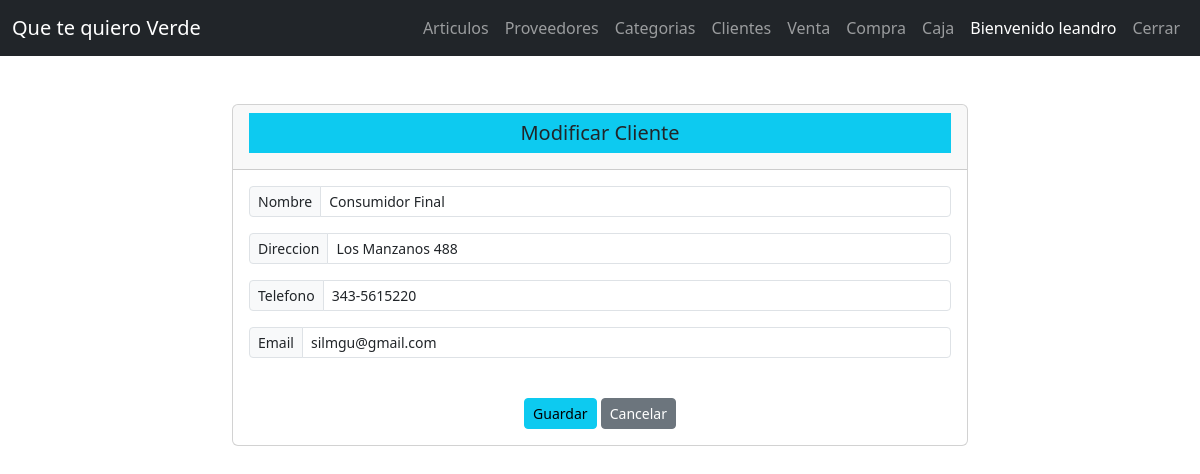
/clientes/modificar/1 (signed in), run on the app's committed database.
### tienda/modelos/user.py (models this page shows, shortened)
class User(db.Model):
    id = db.Column(db.Integer, primary_key = True)
    username = db.Column(db.String(20), unique = True, nullable = False)
    password = db.Column(db.Text, nullable = False)
    apellido = db.Column(db.String(40))
    nombre = db.Column(db.String(40))
    cuit = db.Column(db.String(12))
    tcliente = db.Column(db.String(40))
    direccion = db.Column(db.String(60))
    telefono = db.Column(db.String(40))
    email = db.Column(db.String(40))
    fechanac = db.Column(db.String(40))

### tienda/modelos/cliente.py (models this page shows, shortened)
class Cliente(db.Model):
    id = db.Column(db.Integer, primary_key = True)
    nombre = db.Column(db.String(50), unique = True, nullable = False)
    direccion = db.Column(db.String(50), nullable = False)
    telefono = db.Column(db.String(20), nullable = False)
    email = db.Column(db.String(50), nullable = False)

### tienda/routers/clientes.py (the view, shortened to what this page needs)
@bp.route('/modificar/<int:id>', methods = ["GET", "POST"])
@login_required
@login_admin
def modificar(id):
    client = get_cliente(id)
    return render_template('cliente/modificar.html', client = client)

### tienda/routers/auth.py (called while the page is built)
@bp.before_app_request
def load_logged_in_user():
    user_id = session.get('user_id')
    if user_id is None:
        g.user = None
    else:
        g.user = user.User.query.get_or_404(user_id)

def login_required(view):
    @functools.wraps(view)
    def wrapped_view(**kwargs):
        if g.user is None:
            return redirect(url_for('auth.login'))
        return view(**kwargs)
    return wrapped_view

def login_admin(view):
    @functools.wraps(view)
    def wrapped_view(**kwargs):
        if g.user.tcliente != "Administrador":
            return redirect(url_for('ventas.principal'))
        return view(**kwargs)
    return wrapped_view

### tienda/routers/clientes.py (called while the page is built)
def get_cliente(id):
    cliente_buscado = cliente.Cliente.query.get_or_404(id)
    return cliente_buscado

### tienda/templates/cliente/modificar.html
{% extends 'base.html' %}
{% block content %}
<div class="container mt-5">
    <div class="row justify-content-center">
        <div class="col-sm-8">
            <div class="card">
                <div class="card-header">
                    <h5 class="text-center bg-info p-2">{% block title %}Modificar Cliente{% endblock %}</h5>
                </div>
                <div class="card-body">
                    <form action="" method="post">
                        <div class="input-group input-group-sm mb-3">
                            <span class="input-group-text" id="inputGroup-sizing-sm">Nombre</span>
                            <input type="text" class="form-control" aria-label="Nombre" aria-describedby="inputGroup-sizing-sm" id="nombre" name="nombre" maxlength="50" value="{{ client.nombre }}">
                        </div>
                        <div class="input-group input-group-sm mb-3">
                            <span class="input-group-text" id="inputGroup-sizing-sm">Direccion</span>
                            <input type="text" class="form-control" aria-label="Direccion" aria-describedby="inputGroup-sizing-sm" id="direccion" name="direccion" maxlength="50" value="{{ client.direccion }}">
                        </div>
                        <div class="input-group input-group-sm mb-3">
                            <span class="input-group-text" id="inputGroup-sizing-sm">Telefono</span>
                            <input type="text" class="form-control" aria-label="Telefono" aria-describedby="inputGroup-sizing-sm" id="telefono" name="telefono" maxlength="20" value="{{ client.telefono }}">
                        </div>
                        <div class="input-group input-group-sm mb-3">
                            <span class="input-group-text" id="inputGroup-sizing-sm">Email</span>
                            <input type="email" class="form-control" aria-label="Email" aria-describedby="inputGroup-sizing-sm" id="email" name="email" maxlength="50" value="{{ client.email }}">
                        </div>
                        <br>
                        <div class="text-center">
                            <input type="submit" class="btn btn-info btn-sm" value="Guardar">
                            <a href="{{ url_for('clientes.lista') }}" class="btn btn-secondary btn-sm">Cancelar</a>
                        </div>
                    </form>
                </div>
            </div>
        </div>
    </div>
</div>
{% endblock %}

### tienda/templates/_navbar.html (shortened to what this page needs)
<nav class="navbar navbar-expand-md navbar-dark bg-dark">
    <div class="container-fluid">
      <a class="navbar-brand" href="">Que te quiero Verde</a>
      <div class="collapse navbar-collapse justify-content-end" id="navbarNav">
        <ul class="navbar-nav">
          {% if g.user %}
            <li class="nav-item">
              <a class="nav-link" href="{{url_for('articulos.lista')}}">Articulos</a>
            </li>
            {% if g.user.tcliente == "Administrador" %}
              <li class="nav-item">
                <a class="nav-link" href="{{url_for('proveedores.lista')}}">Proveedores</a>
              </li>
              <li class="nav-item">
                <a class="nav-link" href="{{url_for('categorias.lista')}}">Categorias</a>
              </li>
              <li class="nav-item">
                <a class="nav-link" href="{{url_for('clientes.lista')}}">Clientes</a>
              </li>
              <li class="nav-item">
                <a class="nav-link" href="{{url_for('ventas.lista')}}">Venta</a>
              </li>
              <li class="nav-item">
                <a class="nav-link" href="{{url_for('compras.lista')}}">Compra</a>
              </li>
              <li class="nav-item">
                <a class="nav-link" href="{{url_for('cajas.lista')}}">Caja</a>
              </li>
            {% else %}
              <li class="nav-item">
                <a class="nav-link" href="">Carrito de Compras</a>
              </li>
            {% endif %}
            <li class="nav-item">
              <span class="nav-link active">Bienvenido {{ g.user.username }}</span>
            </li>
            <li class="nav-item">
              <a class="nav-link" href="{{url_for('auth.logout')}}">Cerrar</a>
            </li>
          {% endif %}
        </ul>
      </div>
    </div>
</nav>

### data on the page
User: user.username "leandro"
Cliente: nombre "Consumidor Final", direccion "Los Manzanos 488", telefono "343-5615220", email "silmgu@gmail.com"
